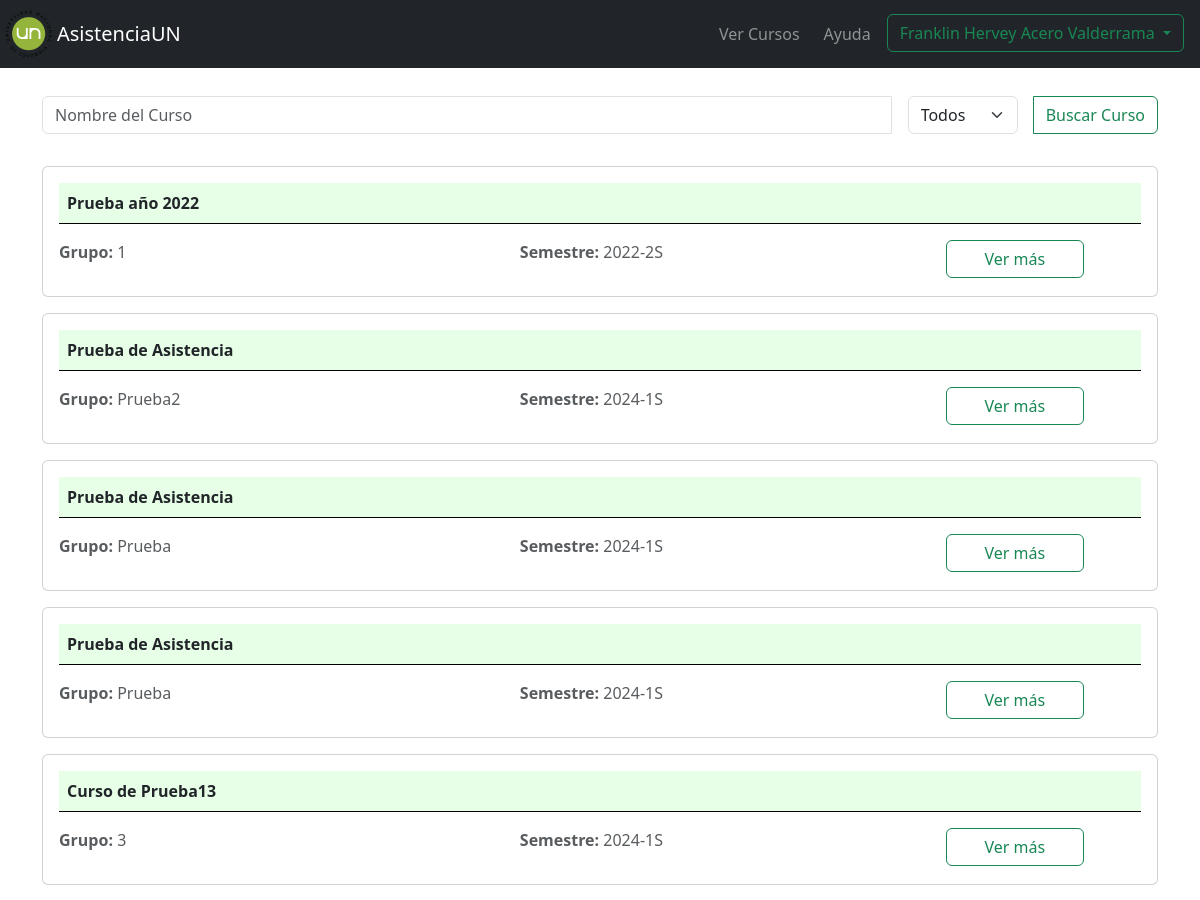
The page /listar_grupos_estudiantes/ (signed in, upper part) on the database as committed earlier.
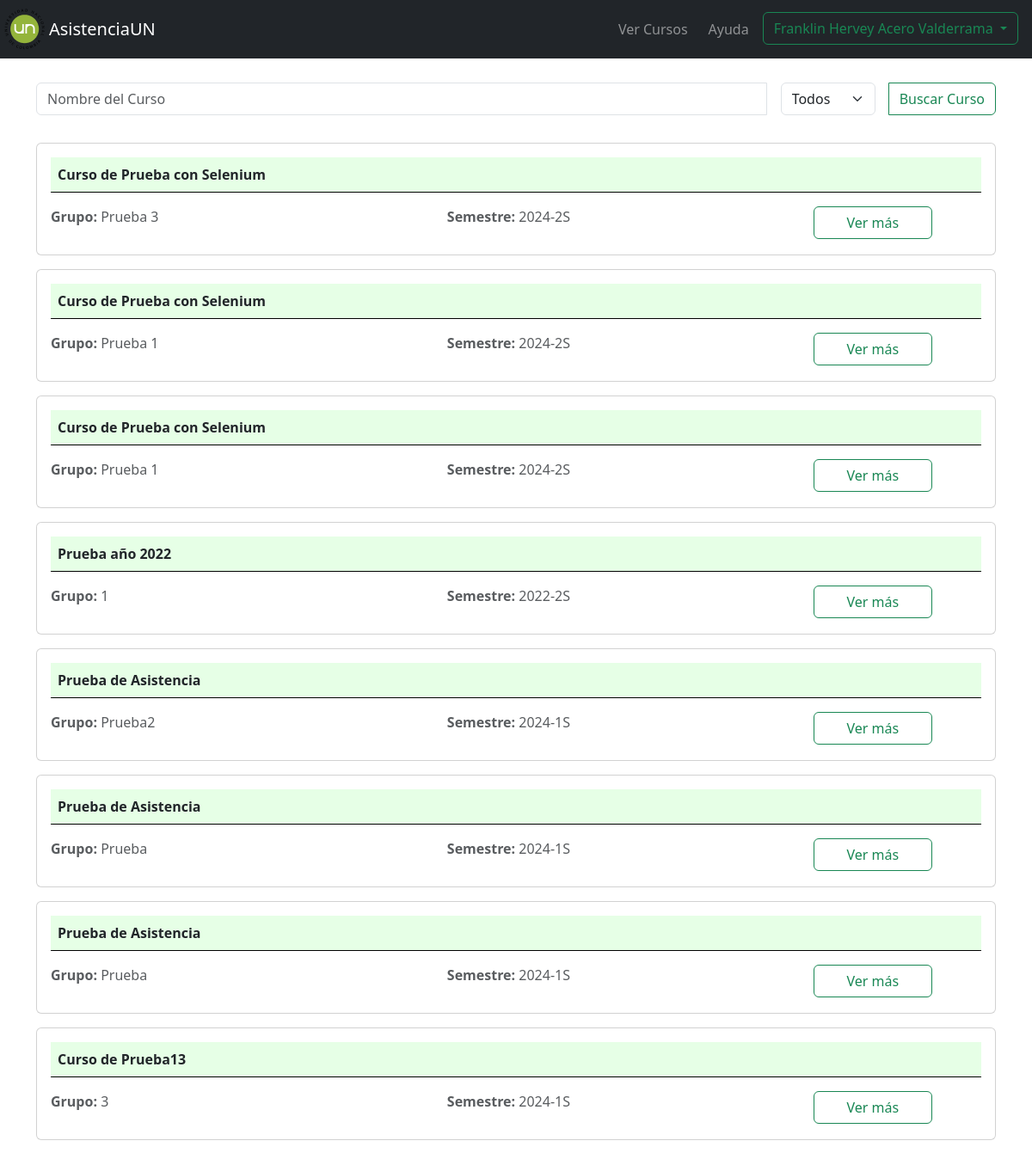
The same page on the database as committed later.
### myapp/models.py (models this page shows)
class Grupos(models.Model):
    id_grupo = models.AutoField(primary_key=True)
    nombre_grupo = models.CharField(max_length=100, null=False)
    curso_grupo = models.ForeignKey(Cursos, on_delete=models.CASCADE)
    estudiantes_grupo = models.ManyToManyField(Estudiantes, through='Inscripcion')

class Cursos(models.Model):
    id_curso = models.AutoField(primary_key=True)
    nombre_curso = models.CharField(max_length=100, null=False)
    anio_curso = models.IntegerField(null=False)
    semestre_curso = models.CharField(max_length=2, null=False, choices=[('1S', '1S'), ('2S', '2S')])
    fecha_creacion_curso = models.DateTimeField(auto_now_add=True)
    profesor_curso = models.ForeignKey(Profesores, on_delete=models.CASCADE)

### myapp/views.py (the view, shortened to what this page needs)
# urls.py: path('listar_grupos_estudiantes/', views.listar_grupos_estudiantes, name='listar_grupos_estudiantes'),
@login_required
def listar_grupos_estudiantes(request):
    if  'estudiante_id' in request.session:
        estudiante = Estudiantes.objects.get(id=request.session['estudiante_id'])
        grupos = Grupos.objects.filter(estudiantes_grupo=estudiante).order_by('-id_grupo')
        semestres = Grupos.objects.filter(estudiantes_grupo=estudiante).values('curso_grupo__anio_curso', 'curso_grupo__semestre_curso').distinct().order_by('-curso_grupo__anio_curso', '-curso_grupo__semestre_curso')
        for i in grupos:
            if f'info_{i.id_grupo}' in request.POST:
                try:
                    return redirect('registrar_asistencia',  grupo=i.id_grupo)
                except Exception as e:
                    print(e)
                    return render(request, 'estudiantes/cursos_estudiante.html', {'grupos': grupos, 'estudiante': estudiante, 'semestres': semestres})
        return render(request, 'estudiantes/cursos_estudiante.html', {'grupos': grupos, 'estudiante': estudiante, 'semestres': semestres})
    else:
        return redirect('index')

### myapp/templates/estudiantes/cursos_estudiante.html (shortened to what this page needs)
{% extends "estudiantes/format.html" %}
{% block content %}
<div class="container mt-5 pt-5">
    <form method="POST">
        <div class="input-group mb-3">
            <input type="text" class="form-control" placeholder="Nombre del Curso" aria-label="Search"
                aria-describedby="search-button" name="nombre_curso">
            <div class="btn-group mr-2 ml-2" role="group">
                <select class="form-select mr-2 ml-2" aria-label="Default select example" name="semestre">
                    <option selected disabled value="">Todos</option>
                </select>
            </div>
            <div class="input-group-append">
                <button class="btn btn-outline-success" type="submit" name="buscar_curso" id="search-button">Buscar
                    Curso</button>
            </div>
        </div>
    </form>
    <div class="row">
        {% if grupos %}
        {% for grupo in grupos %}
        <div class="col-12">
            <form method="POST">
                <div class="card mt-3">
                    <div class="card-body">
                        <div class="row">
                            <div class="col-12">
                                <p style="border-bottom: 1px solid black;" class="header-cursos-estudiante p-2"><strong>
                                        {{grupo.curso_grupo.nombre_curso}}</strong></p>
                            </div>
                            <div class="col-5">
                                <p class="text-muted"><strong>Grupo:</strong> {{grupo.nombre_grupo}} </p>
                            </div>
                            <div class="col-4">
                                <p class="text-muted"><strong>Semestre:</strong>
                                    {{grupo.curso_grupo.anio_curso}}-{{grupo.curso_grupo.semestre_curso}}</p>
                            </div>
                            <div class="col-md-3">
                                <div class="d-grid gap-2 col-8 mx-auto">
                                    <button type="submit" class="btn btn-outline-success"
                                        name="info_{{ grupo.id_grupo }}">Ver más</button>
                                </div>
                            </div>
                        </div>
                    </div>
                </div>
            </form>
        </div>
        {% endfor %}
        {% endif %}
    </div>
</div>
{% endblock %}

Rows that differ between the two databases and show on the page:
added Grupos: curso_grupo.nombre_curso "Curso de Prueba con Selenium", nombre_grupo "Prueba 3", curso_grupo.anio_curso "2024", curso_grupo.semestre_curso "2S"
added Grupos: curso_grupo.nombre_curso "Curso de Prueba con Selenium", nombre_grupo "Prueba 1", curso_grupo.anio_curso "2024", curso_grupo.semestre_curso "2S"
added Grupos: curso_grupo.nombre_curso "Curso de Prueba con Selenium", nombre_grupo "Prueba 1", curso_grupo.anio_curso "2024", curso_grupo.semestre_curso "2S"
